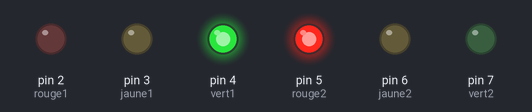
Simulated run of this sketch. Board: Arduino Uno, built with avr-gcc and run on an emulated ATmega328P. Shown: output pins drawn as LEDs (lit = HIGH).

Above: at 5.0 s.
At 11.5 s:
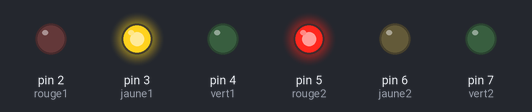
At 23.0 s:
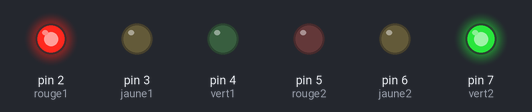
At 29.5 s:
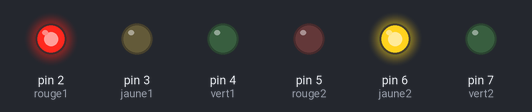
At 33.5 s:
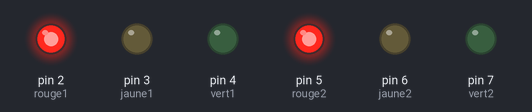
Timing chart, 0 to 46.8 s (numbered marks = the images above):
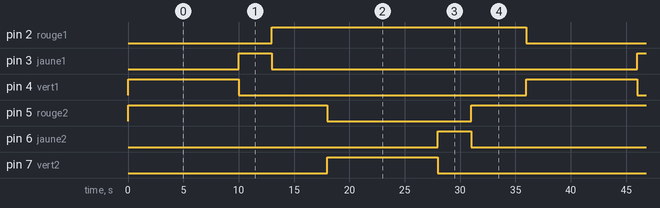

Measured:
- by itself, pin 2 (rouge1): alternates HIGH for 23.0 s and LOW for 13.0 s
- by itself, pin 3 (jaune1), pin 6 (jaune2): alternates HIGH for 3.0 s and LOW for 33.0 s
- by itself, pin 4 (vert1), pin 7 (vert2): alternates HIGH for 10.0 s and LOW for 26.0 s
- by itself, pin 5 (rouge2): repeats every 36.0 s: LOW 13.0 s, HIGH 23.0 s

The sketch:

main.ino
```cpp
// Définition des broches
const int rouge1 = 2;
const int jaune1 = 3;
const int vert1  = 4;

const int rouge2 = 5;
const int jaune2 = 6;
const int vert2  = 7;

void setup() {
  pinMode(rouge1, OUTPUT);
  pinMode(jaune1, OUTPUT);
  pinMode(vert1, OUTPUT);

  pinMode(rouge2, OUTPUT);
  pinMode(jaune2, OUTPUT);
  pinMode(vert2, OUTPUT);
}

void loop() {

  // 1) FEU 1 VERT / FEU 2 ROUGE
  digitalWrite(vert1, HIGH);
  digitalWrite(jaune1, LOW);
  digitalWrite(rouge1, LOW);

  digitalWrite(vert2, LOW);
  digitalWrite(jaune2, LOW);
  digitalWrite(rouge2, HIGH);

  delay(10000);

  // 2) FEU 1 ORANGE / FEU 2 ROUGE
  digitalWrite(vert1, LOW);
  digitalWrite(jaune1, HIGH);
  // rouge2 reste HIGH

  delay(3000);

  // 3) TOUT ROUGE (sécurité)
  digitalWrite(jaune1, LOW);
  digitalWrite(rouge1, HIGH);

  digitalWrite(jaune2, LOW);
  digitalWrite(rouge2, HIGH);

  delay(5000);

  // 4) FEU 2 VERT / FEU 1 ROUGE
  digitalWrite(vert2, HIGH);
  digitalWrite(jaune2, LOW);
  digitalWrite(rouge2, LOW);

  digitalWrite(vert1, LOW);
  digitalWrite(jaune1, LOW);
  digitalWrite(rouge1, HIGH);

  delay(10000);

  // 5) FEU 2 ORANGE / FEU 1 ROUGE
  digitalWrite(vert2, LOW);
  digitalWrite(jaune2, HIGH);
  // rouge1 reste HIGH

  delay(3000);

  // 6) TOUT ROUGE (sécurité)
  digitalWrite(jaune2, LOW);
  digitalWrite(rouge2, HIGH);

  digitalWrite(jaune1, LOW);
  digitalWrite(rouge1, HIGH);

  delay(5000);
}
```
